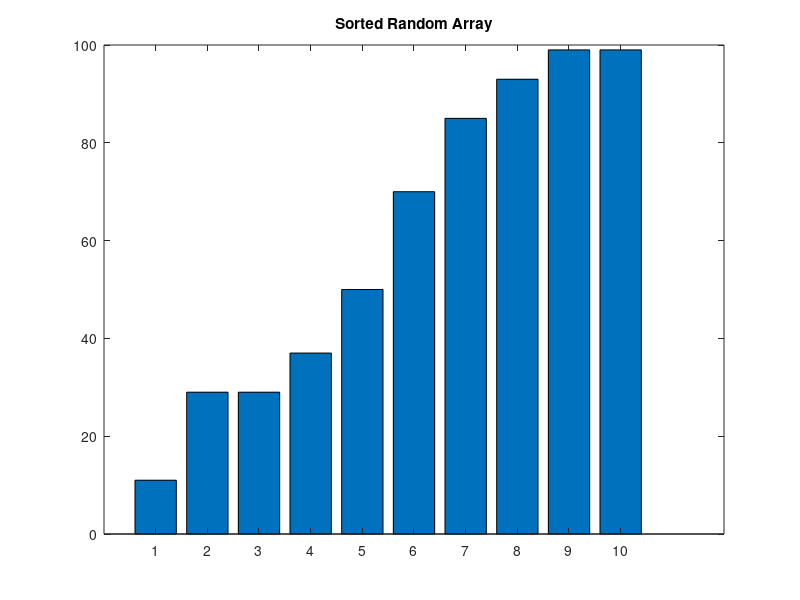

MATLAB code for this plot:
% Day 093: Random Sorting and Bar Plot
A = randi(100, 1, 10);
B = sort(A);
disp('Original Array:'); disp(A);
disp('Sorted Array:'); disp(B);
bar(B);
title('Sorted Random Array');
